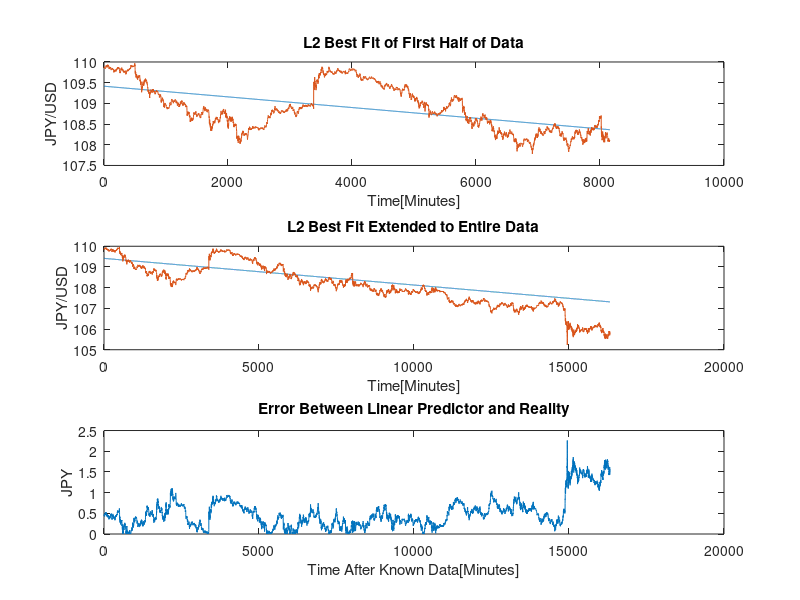
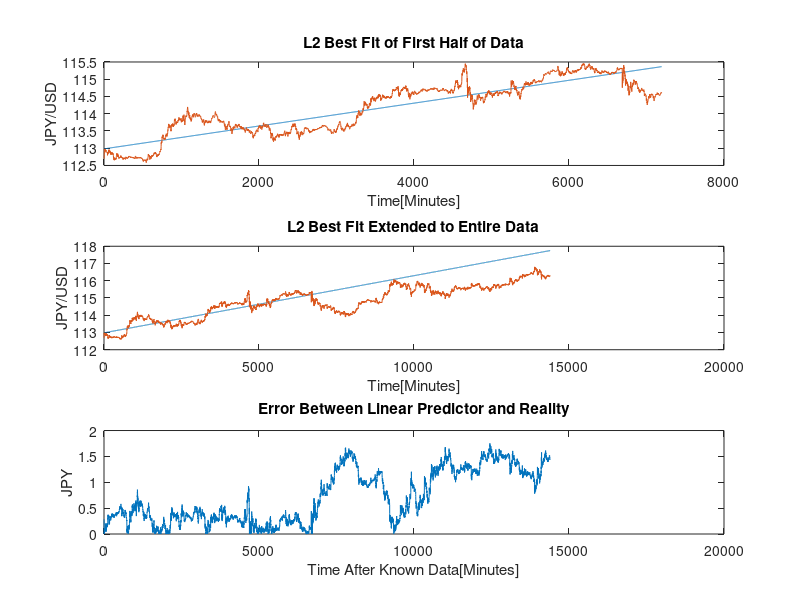

These charts were generated, in order, by the following MATLAB code: (Note: this script raises an error after producing the figures.)

clear all
close all
load RRM.mat%load time series data converted to .mat, a (very long) column vectir
t = (1:size(RRM1,1))';
data = RRM1(1:floor(end/2));% take first half of time series
t1 = (1:size(data,1))';
p = polyfit(t1,data,1);%fit it
%plot it over half the range of the time series
y1 = polyval(p,t1);
figure
subplot(3,1,1)
plot(t1,y1,t1,data)
title('L2 Best Fit of First Half of Data')
xlabel('Time[Minutes]')
ylabel('JPY/USD')
%plot over entire series
subplot(3,1,2)
y = polyval(p,t);
plot(t,y,t,RRM1)
title('L2 Best Fit Extended to Entire Data')
xlabel('Time[Minutes]')
ylabel('JPY/USD')

subplot(3,1,3)
plot(t,abs(y-RRM1))
title('Error Between Linear Predictor and Reality')
xlabel('Time After Known Data[Minutes]')
ylabel('JPY')

%repeat
load VM.mat
t = (1:size(VM1,1))';
data = VM1(1:floor(end/2));
t1 = (1:size(data,1))';
p = polyfit(t1,data,1);
y1 = polyval(p,t1);
figure
subplot(3,1,1)
plot(t1,y1,t1,data)
title('L2 Best Fit of First Half of Data')
xlabel('Time[Minutes]')
ylabel('JPY/USD')

y = polyval(p,t);
subplot(3,1,2)
plot(t,y,t,VM1)
title('L2 Best Fit Extended to Entire Data')
xlabel('Time[Minutes]')
ylabel('JPY/USD')


subplot(3,1,3)

plot(t,abs(y-VM1))
title('Error Between Linear Predictor and Reality')
xlabel('Time After Known Data[Minutes]')
ylabel('JPY')


[x,y1,y,er] = linbs(RRM1,1,400);
